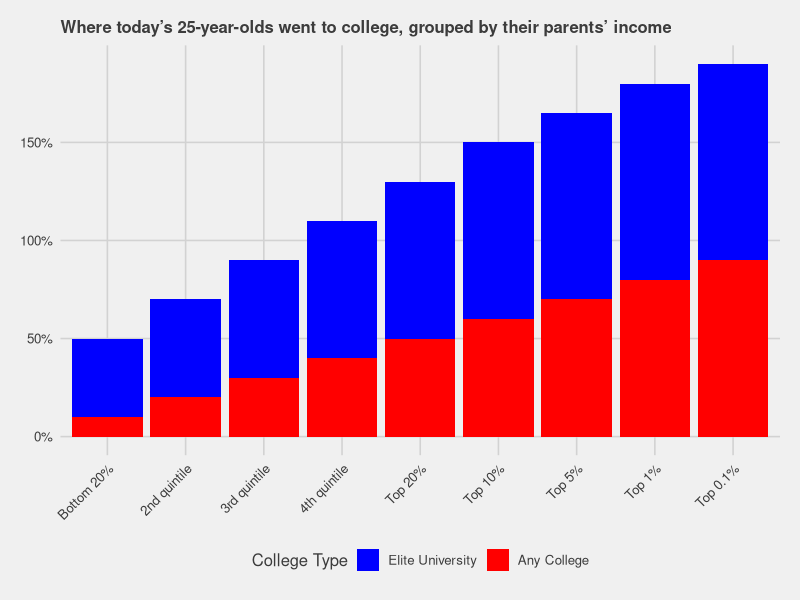
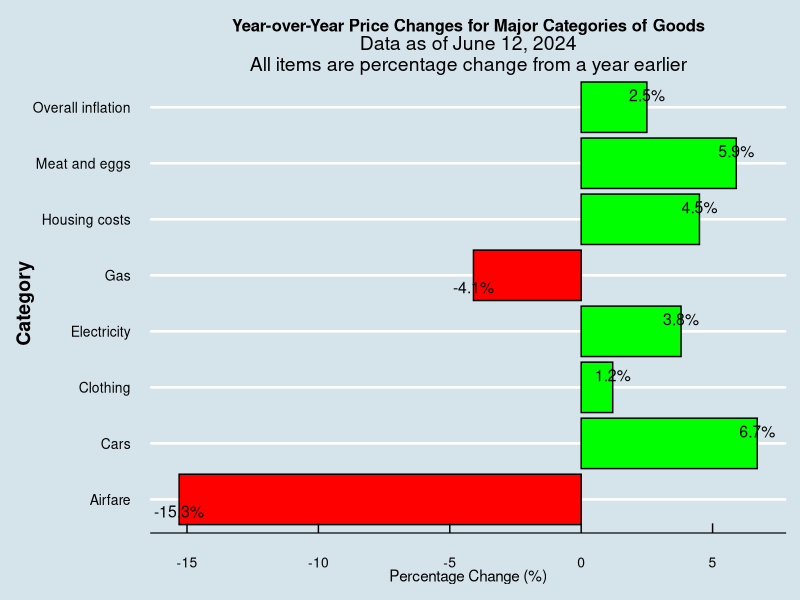
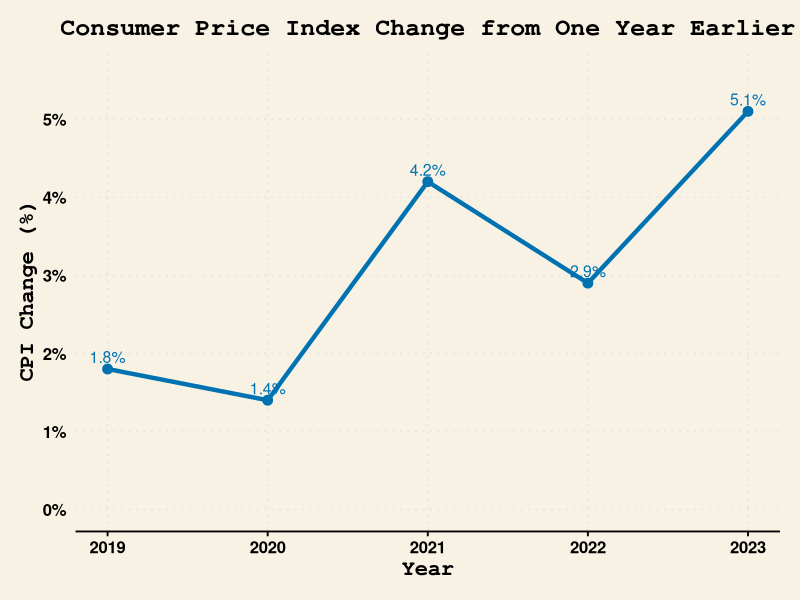
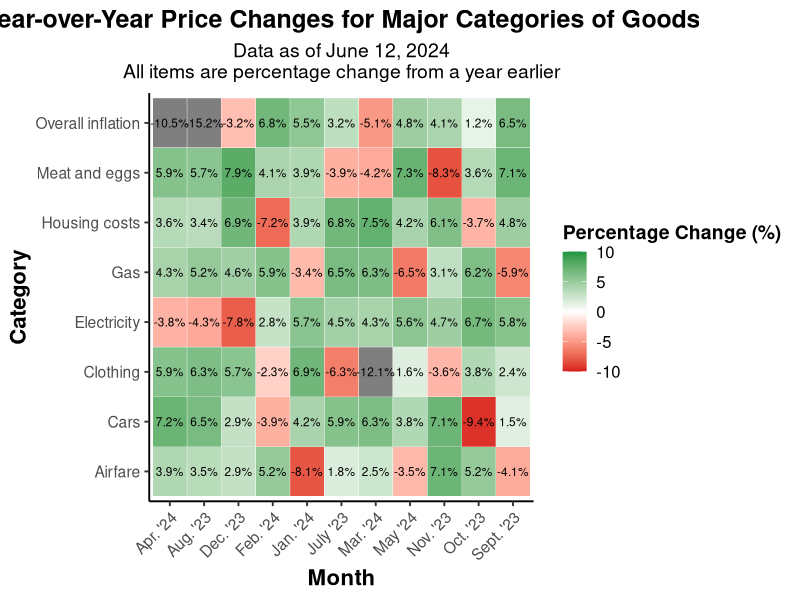

These figures' R source, in order:
## ---- chunk 1
# Load necessary libraries
library(ggplot2)
library(tidyr)
library(dplyr)
library(ggthemes)

# Create synthetic data
income_groups <- c("Bottom 20%", "2nd quintile", "3rd quintile", "4th quintile", "Top 20%", "Top 10%", "Top 5%", "Top 1%", "Top 0.1%")
elite_university <- c(0.1, 0.2, 0.3, 0.4, 0.5, 0.6, 0.7, 0.8, 0.9) # Example percentages
any_college <- c(0.4, 0.5, 0.6, 0.7, 0.8, 0.9, 0.95, 1, 1) # Example percentages

# Combine into a data frame
data <- data.frame(
  income_group = factor(income_groups, levels = income_groups),
  elite_university = elite_university,
  any_college = any_college
)

# Convert to long format for ggplot2
data_long <- data %>%
  pivot_longer(cols = c(elite_university, any_college), names_to = "type", values_to = "percentage")

# Plot the data
ggplot(data_long, aes(x = income_group, y = percentage, fill = type)) +
  geom_bar(stat = "identity", position = "stack") +
  scale_y_continuous(labels = scales::percent_format()) +
  scale_fill_manual(values = c("elite_university" = "red", "any_college" = "blue"), 
                    labels = c("Elite University", "Any College")) +
  labs(
    title = "Where today’s 25-year-olds went to college, grouped by their parents’ income",
    x = "Parental Income Group",
    y = "Percentage",
    fill = "College Type"
  ) +
  theme_fivethirtyeight() +
  theme(
    axis.text.x = element_text(angle = 45, hjust = 1),
    plot.title = element_text(size = 12)  # Adjust title size here (default is 18)
  )

## ---- chunk 2
#NBC News Inflation in America: Where are prices rising and falling?
# Load necessary libraries
library(ggplot2)

# Example data (replace with actual data)
categories <- c("Overall inflation", "Airfare", "Cars", "Clothing", "Electricity", "Gas", "Housing costs", "Meat and eggs")
percentage_change <- c(2.5, -15.3, 6.7, 1.2, 3.8, -4.1, 4.5, 5.9)  # Example percentages

# Create a data frame
data <- data.frame(
  category = categories,
  percentage_change = percentage_change
)

# Plot the data
ggplot(data, aes(x = category, y = percentage_change, fill = factor(sign(percentage_change)))) +
  geom_bar(stat = "identity", color = "black", show.legend = FALSE) +
  scale_fill_manual(values = c("red", "green"), labels = c("Decrease", "Increase")) +
  geom_text(aes(label = paste0(percentage_change, "%")), vjust = ifelse(percentage_change >= 0, -0.5, 1.5), color = "black", size = 4) +
  coord_flip() +  # Flip the coordinates to make horizontal bars
  labs(
    title = "Year-over-Year Price Changes for Major Categories of Goods",
    subtitle = "Data as of June 12, 2024\nAll items are percentage change from a year earlier",
    x = "Category",
    y = "Percentage Change (%)"
  ) +
  theme_economist(base_size = 14) +
  theme(
    plot.title = element_text(hjust = 0.5, size = 12, face = "bold"),
    plot.subtitle = element_text(hjust = 0.5, size = 14),
    axis.title.y = element_text(size = 14, face = "bold"),
    axis.text = element_text(size = 10),  # Adjusted axis text size
    axis.text.y = element_text(hjust = 1)
  )

## ---- chunk 3
#NBC News Inflation in America: Where are prices rising and falling?
# Load necessary libraries
library(ggplot2)

# Example data (replace with actual data)
years <- c(2019, 2020, 2021, 2022, 2023)
cpi_change <- c(1.8, 1.4, 4.2, 2.9, 5.1)  # Example CPI percentage change

# Create a data frame
data <- data.frame(
  year = years,
  cpi_change = cpi_change
)

# Plot the data
ggplot(data, aes(x = year, y = cpi_change)) +
  geom_line(color = "#0072B2", size = 1.5) +  # Line plot
  geom_point(color = "#0072B2", size = 3) +   # Points at data points
  geom_text(aes(label = paste0(cpi_change, "%")), vjust = -0.5, hjust = 0.5, color = "#0072B2", size = 4) +  # Labels on points
  scale_x_continuous(breaks = years, labels = years) +  # X-axis labels
  scale_y_continuous(limits = c(0, max(cpi_change) * 1.1), breaks = seq(0, max(cpi_change) * 1.1, by = 1), labels = paste0(seq(0, max(cpi_change) * 1.1, by = 1), "%")) +  # Y-axis labels
  labs(
    title = "Consumer Price Index Change from One Year Earlier",
    x = "Year",
    y = "CPI Change (%)"
  ) +
  theme_wsj(base_size = 14) +
  theme(
    plot.title = element_text(hjust = 0.5, size = 18, face = "bold"),
    axis.title = element_text(size = 16, face = "bold"),
    axis.text = element_text(size = 12),
    panel.grid.major.x = element_line(color = "grey90"),  # Gridlines
    panel.grid.minor.x = element_blank(),  # Minor gridlines
    panel.grid.major.y = element_line(color = "grey90")
  )

## ---- chunk 4
#NBC News Inflation in America: Where are prices rising and falling?
# Load necessary libraries
library(ggplot2)
library(dplyr)
library(tidyr)

# Example data (replace with actual data)
categories <- c("Overall inflation", "Airfare", "Cars", "Clothing", "Electricity", "Gas", "Housing costs", "Meat and eggs")
months <- c("July '23", "Aug. '23", "Sept. '23", "Oct. '23", "Nov. '23", "Dec. '23", "Jan. '24", "Feb. '24", "Mar. '24", "Apr. '24", "May '24")
percentage_changes <- matrix(c(
  3.2, -5.1, 2.9, 1.5, 3.8, -2.3, 4.7, 5.2, 4.3, 3.9, 3.6,
  -15.2, -10.5, -8.1, -9.4, -6.3, -12.1, -7.8, -5.9, -6.5, -7.2, -8.3,
  6.5, 4.8, 5.2, 7.1, 6.3, 5.9, 5.7, 6.2, 6.8, 7.5, 7.9,
  1.2, 1.8, 2.5, 2.9, 2.4, 1.6, 2.8, 3.1, 3.4, 3.6, 3.9,
  4.1, 3.5, 3.9, 4.2, 3.8, 4.5, 4.3, 4.6, 4.8, 4.2, 4.1,
  -3.2, -4.1, -3.5, -3.9, -3.6, -4.3, -3.8, -3.4, -3.7, -3.9, -4.2,
  5.5, 5.2, 5.9, 6.3, 5.7, 5.8, 5.6, 5.9, 6.1, 5.7, 5.9,
  6.8, 7.1, 6.5, 7.2, 6.9, 6.7, 6.5, 6.3, 6.9, 7.1, 7.3
), nrow = length(categories), byrow = TRUE)

# Create a data frame
data <- data.frame(
  category = rep(categories, each = length(months)),
  month = rep(months, length(categories)),
  percentage_change = as.vector(percentage_changes)
)

# Plot the heatmap
ggplot(data, aes(x = month, y = category, fill = percentage_change)) +
  geom_tile(color = "white") +
  scale_fill_gradient2(low = "#D7191C", mid = "white", high = "#1A9641", midpoint = 0, limits = c(-10, 10), name = "Percentage Change (%)") +
  geom_text(aes(label = paste0(percentage_change, "%")), size = 3, color = "black") +
  labs(
    title = "Year-over-Year Price Changes for Major Categories of Goods",
    subtitle = "Data as of June 12, 2024\nAll items are percentage change from a year earlier",
    x = "Month",
    y = "Category"
  ) +
  theme_classic(base_size = 14) +
  theme(
    plot.title = element_text(hjust = 0.5, size = 18, face = "bold"),
    plot.subtitle = element_text(hjust = 0.5, size = 14),
    axis.text.x = element_text(angle = 45, hjust = 1),
    axis.title = element_text(size = 16, face = "bold"),
    legend.title = element_text(size = 14, face = "bold"),
    legend.text = element_text(size = 12)
  )

